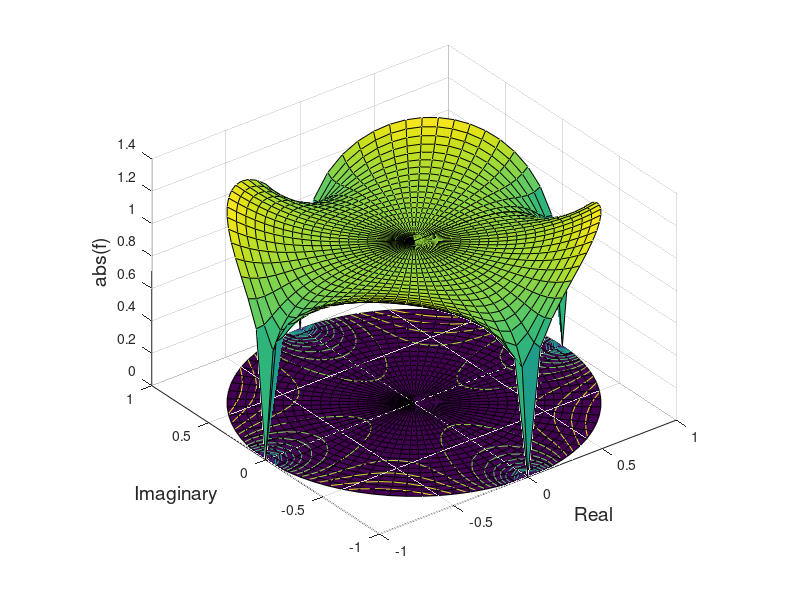

This chart was generated by the following MATLAB code:
[th,r] = meshgrid((0:5:360)*pi/180,0:.05:1);
[X,Y] = pol2cart(th,r);
Z = X+i*Y;
f = (Z.^4-1).^(1/4);
surf(X,Y,abs(f))
hold on
surf(X,Y,zeros(size(X)))
% hold off
xlabel('Real','FontSize',14);
ylabel('Imaginary','FontSize',14);
zlabel('abs(f)','FontSize',14);
%
contour(X,Y,abs(f),30)
axis equal
xlabel('Real','FontSize',14);
ylabel('Imaginary','FontSize',14);
%
% h = polar([0 2*pi], [0 1]);
% delete(h)With hold on, display
% the contour on the polar grid:hold on
% contour(X,Y,abs(f),30)
% %